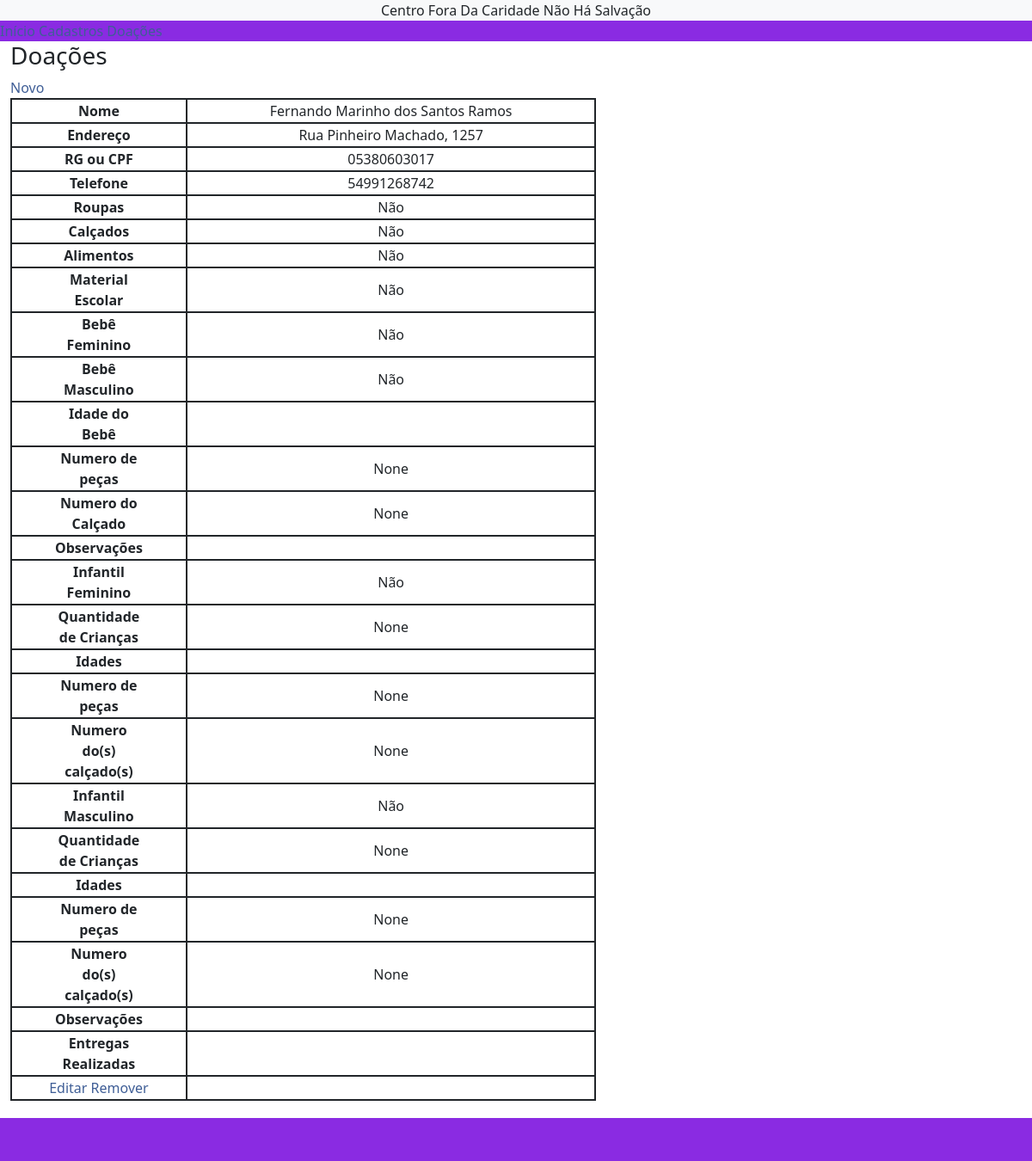
Page /doacoes/ on the committed database.
### doacoes/models.py (models this page shows, shortened)
class doacoes(models.Model):
    nome_doacao = models.CharField(max_length=256)
    endereco = models.CharField(max_length=256)
    rg_ou_cpf = models.CharField(max_length=20)
    telefone = models.IntegerField()
    roupas = models.BooleanField(default=False)
    calcados = models.BooleanField(default=False)
    alimentos = models.BooleanField(default=False)
    material_escolar = models.BooleanField(default=False)
    bebe_mulher = models.BooleanField(default=False)
    bebe_homem = models.BooleanField(default=False)
    idade_bebe = models.CharField(max_length=256)
    numero_bebe = models.IntegerField(null=True)
    numero_calc_bebe = models.IntegerField(null=True)
    obs_bebe = models.CharField(max_length=512, blank=True)
    infant_mulher = models.BooleanField(default=False, null=True)
    quantidade_infant_mulher = models.IntegerField(default=False, null=True)
    idades_mulher = models.CharField(max_length=256, null=True)
    numero_mulher = models.IntegerField(null=True)
    calc_numero_mulher = models.IntegerField(null=True)
    infant_homem = models.BooleanField(default=False, blank=True)
    quantidade_infant_homem = models.IntegerField(null=True)
    idades_homem = models.CharField(max_length=256, blank=True)
    numero_homem = models.IntegerField(null=True)
    calc_numero_homem = models.IntegerField(null=True)
    obs = models.CharField(max_length=512, null=True)
    entregas_realizadas = models.CharField(max_length=4096, null=True)

### doacoes/views.py (the view)
# urls.py: path('doacoes/', DoacoesView.as_view(), name='doacoes.index'),
class DoacoesView(ListView):
    model = doacoes
    queryset = doacoes.objects.all().order_by('nome_doacao')
    def get_queryset(self):
        queryset = super().get_queryset()
        filtro_nome = self.request.GET.get('nome') or None
        if filtro_nome:
            queryset = queryset.filter(nome_doacao__contains=filtro_nome)
        return queryset

### doacoes/templates/doacoes/doacoes_list.html (shortened to what this page needs)
{% extends 'main/base.html' %}
{% block conteudo %}
    <h3>Doações</h3>
    <a href="{% url 'doacoes.novo' %}">Novo</a>
    <table>
        <thead>
            {% for doacoes in object_list %}
            <tr>
                <th >Nome</th>
                <td style="width:70%">{{ doacoes.nome_doacao }}</td>
            </tr><tr>
                <th>Endereço</th>
                <td>{{ doacoes.endereco }}</td>
            </tr><tr>
                <th>RG ou CPF</th>
                <td>{{ doacoes.rg_ou_cpf }}</td>
            </tr><tr>
                <th>Telefone</th>
                <td>{{ doacoes.telefone }}</td>
            </tr><tr>
                <th>Roupas</th>
                <td>
                {% if doacoes.roupas %}
                Sim
                {% else %}
                Não
                {% endif %}
                </td>
            </tr><tr>
                <th>Calçados</th>
                <td>{% if doacoes.calcados %}
                    Sim
                    {% else %}
                    Não
                    {% endif %}</td>
                </tr><tr>
                <th>Alimentos</th>
                <td>{% if doacoes.alimentos %}
                    Sim
                    {% else %}
                    Não
                    {% endif %}</td>
                </tr><tr>
                <th>Material Escolar</th>
                <td>{% if doacoes.material_escolar %}
                    Sim
                    {% else %}
                    Não
                    {% endif %}</td>
            </tr><tr>
                <th>Bebê Feminino</th>
                <td>{% if doacoes.bebe_mulher %}
                    Sim
                    {% else %}
                    Não
                    {% endif %}</td>
                </tr><tr>
                <th>Bebê Masculino</th>
                <td>{% if doacoes.bebe_homem %}
            </tr><tr>
                    Sim
                    {% else %}
                    Não
                    {% endif %}</td>
                </tr><tr>
                <th>Idade do Bebê</th>
                <td>{{ doacoes.idade_bebe }}</td>
            </tr><tr>
                <th>Numero de peças</th>
                <td>{{ doacoes.numero_bebe }}</td>
            </tr><tr>
                <th>Numero do Calçado</th>
                <td>{{ doacoes.numero_calc_bebe }}</td>
            </tr><tr>
                <th>Observações</th>
                <td>{{ doacoes.obs_bebe }}</td>
            </tr><tr>
                <th>Infantil Feminino</th>
                <td>{% if doacoes.infant_mulher %}
                    Sim
                    {% else %}
                    Não
                    {% endif %}</td>
            </tr><tr>
                <th>Quantidade de Crianças</th>
                <td>{{ doacoes.quantidade_infant_mulher }}</td>
            </tr><tr>
                <th>Idades</th>
                <td>{{ doacoes.idades_mulher }}</td>
            </tr><tr>
                <th>Numero de peças</th>
                <td>{{ doacoes.numero_mulher }}</td>
            </tr><tr>
                <th>Numero do(s) calçado(s)</th>
                <td>{{ doacoes.calc_numero_mulher }}</td>
            </tr><tr>
                <th>Infantil Masculino</th>
                <td>{% if doacoes.infantil_homem %}
                    Sim
                    {% else %}
                    Não
                    {% endif %}</td>
            </tr><tr>
                <th>Quantidade de Crianças</th>
                <td>{{ doacoes.quantidade_infant_homem }}</td>
            </tr><tr>
                <th>Idades</th>
                <td>{{ doacoes.idades_homem }}</td>
            </tr><tr>
                <th>Numero de peças</th>
                <td>{{ doacoes.numero_homem }}</td>
            </tr><tr>
                <th>Numero do(s) calçado(s)</th>
                <td>{{ doacoes.calc_numero_homem }}</td>
            </tr><tr>
                <th>Observações</th>
                <td>{{ doacoes.obs }}</td>
            </tr><tr>
                <th>Entregas Realizadas</th>
                <td>{{ doacoes.entregas_realizadas }}</td>
            </tr>
            {% endfor %}
            <tbody>
                {% for doacoes in object_list %}
            <td>
            <a href="{%url 'doacoes.editar' doacoes.pk %}">Editar</a>
            <a href="{%url 'doacoes.remover' doacoes.pk %}">Remover</a>
                {% endfor %}
            </tbody>
        </thead>
    </table>
{% endblock %}

### main/templates/main/base.html (shortened to what this page needs)
{% load static %}
<!DOCTYPE html>
<html lang="pt-br">
<head>
    <link rel="stylesheet" href="{% static 'css/bootstrap.min.css' %}">
</head>
<body>
    {% block menu %}
    <div class="bg-light">
        Centro Fora Da Caridade Não Há Salvação
    </div>
    {% endblock %}
    {% block destaque %}
    <div class="cabecalho">
            <a href="http://127.0.0.1:8000">Início</a>
            <a href="{% url 'pessoa.index' %}">Cadastros</a>
            <a href="{% url 'doacoes.index' %}">Doações</a>
        </div>
    {% endblock %}
    <div class="container">
    {% block conteudo %}{% endblock %}
    </div>
    {% block rodape %}
    <div class="rodape">
    </div>
    {% endblock %}
</body>
</html>

### main/templates/main/base.html (style rules this page uses)
.cabecalho { background-color: blueviolet; }
a:link { color: rgb(63, 94, 150); text-decoration: none; display: inline-block; }
.bg-light { text-align: center; }
.rodape { background-color: blueviolet; text-align:center; position: fixed; left: 0px; height: 50px; width: 1920px; bottom: 0; }

### doacoes/templates/doacoes/doacoes_list.html (style rules this page uses)
.container { margin-left: 0; padding-bottom: 70px; }
tr { padding-left: 50px; padding-right: 50px; text-align: center; border: 2px solid; height: 100%; width: 100px; }
th { padding-left: 50px; padding-right: 50px; text-align: center; border: 2px solid; height: 100%; width: 200px; }
td { border: 2px solid; width: 100px; }
table { table-layout: fixed; }

### rows in the picture
doacoes: nome_doacao "Fernando Marinho dos Santos Ramos", endereco "Rua Pinheiro Machado, 1257", rg_ou_cpf "05380603017", telefone "54991268742", roupas "Não", calcados "Não", alimentos "Não", material_escolar "Não", bebe_mulher "Não", bebe_homem "Não", numero_bebe "None", numero_calc_bebe "None", infant_mulher "Não", quantidade_infant_mulher "None", numero_mulher "None", calc_numero_mulher "None", quantidade_infant_homem "None", numero_homem "None", calc_numero_homem "None"
